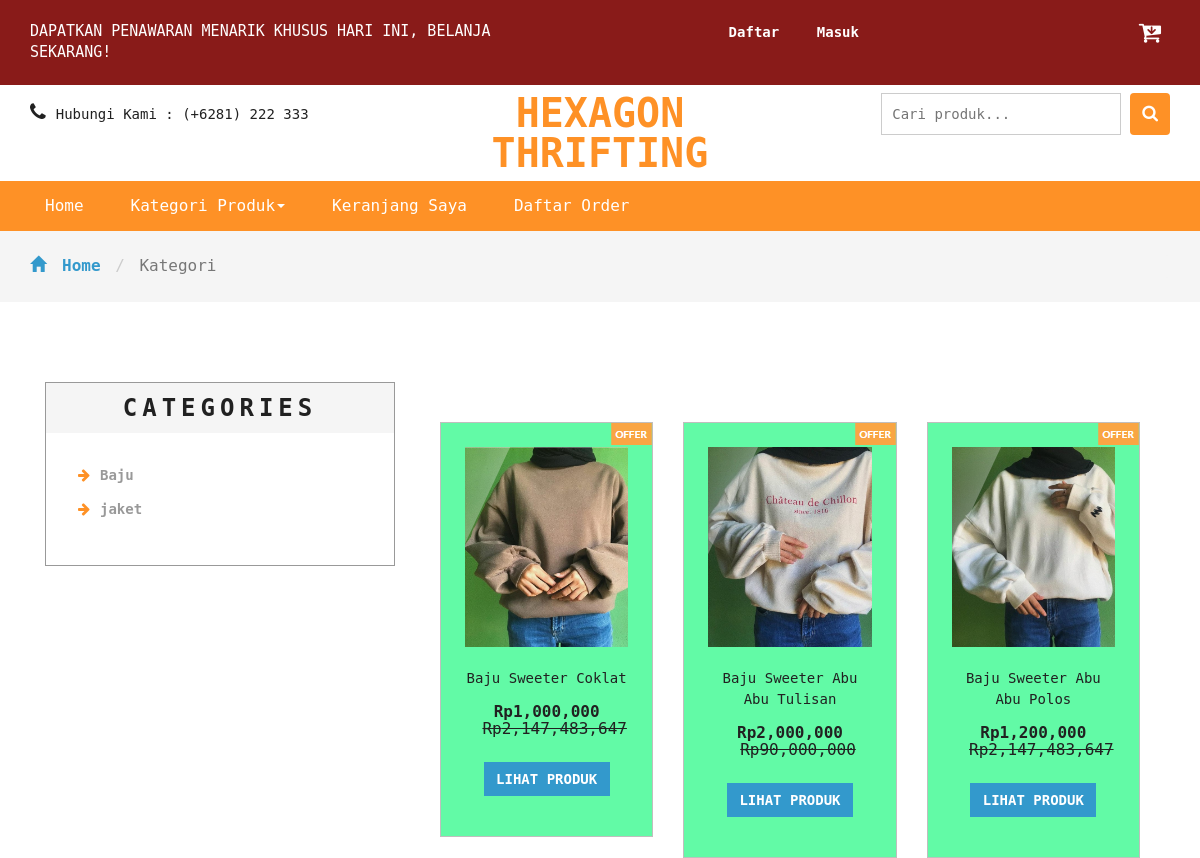
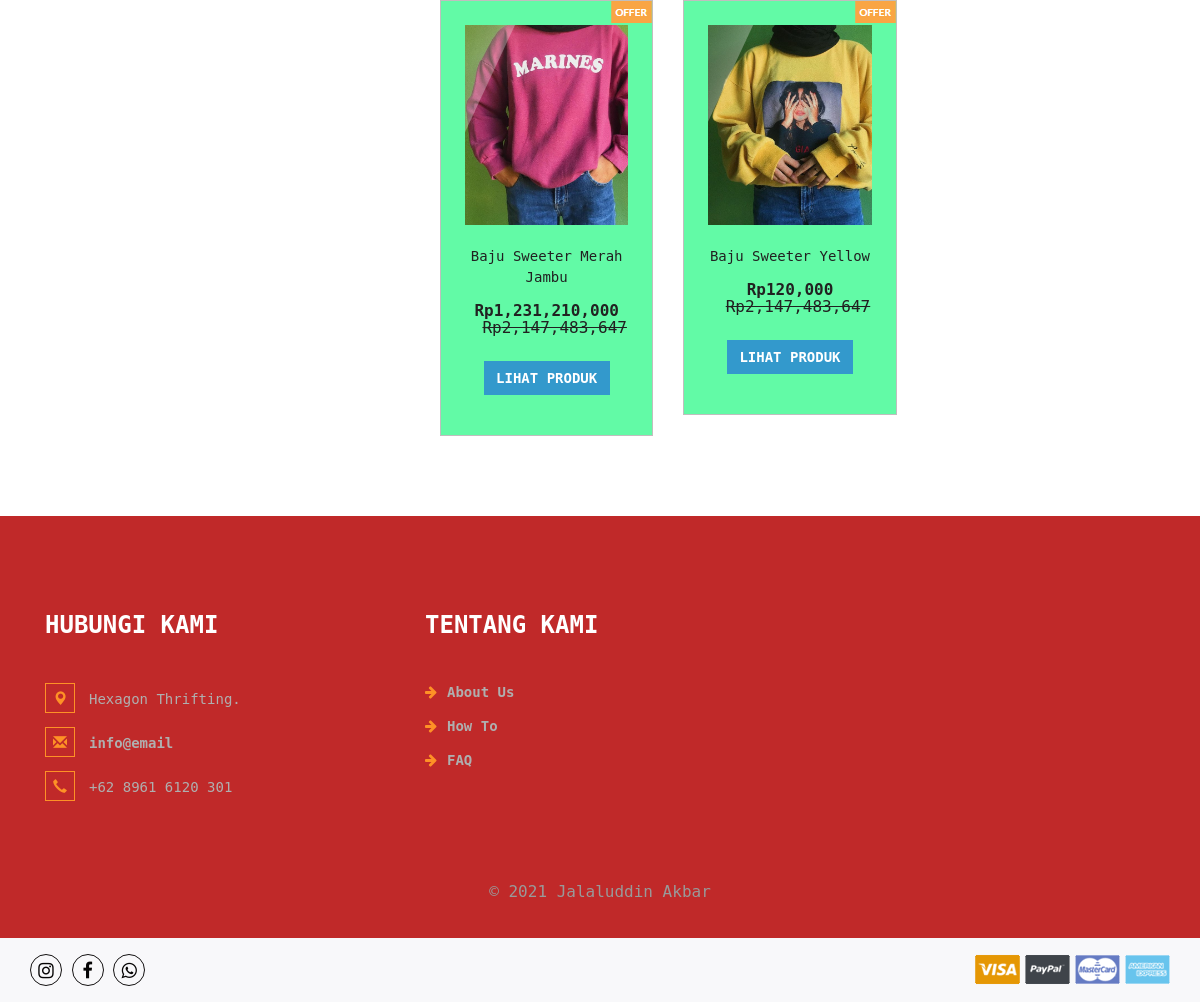
Screenshot of /search.php with the database file from the repository (2 pictures, top to bottom).
### tables this page shows
CREATE TABLE `kategori` (
  `idkategori` int(11) NOT NULL,
  `namakategori` varchar(20) NOT NULL,
  `tgldibuat` timestamp NOT NULL DEFAULT current_timestamp()
);

CREATE TABLE `produk` (
  `idproduk` int(11) NOT NULL,
  `idkategori` int(11) NOT NULL,
  `namaproduk` varchar(30) NOT NULL,
  `gambar` varchar(100) NOT NULL,
  `deskripsi` varchar(200) NOT NULL,
  `rate` int(11) NOT NULL,
  `hargabefore` int(11) NOT NULL,
  `hargaafter` int(11) NOT NULL,
  `tgldibuat` timestamp NOT NULL DEFAULT current_timestamp()
);

### search.php (the view, shortened to what this page needs)
<?php
include 'dbconnect.php';
$s = $_POST['Search'];
?>
<!DOCTYPE html>
<html>
<head>
<link href="css/bootstrap.css" rel="stylesheet" type="text/css" media="all" />
<link href="css/style.css" rel="stylesheet" type="text/css" media="all" />
<link href="css/font-awesome.css" rel="stylesheet">
</head>
<body>
	<div class="agileits_header">
		<div class="container">
			<div class="w3l_offers">
				<p>DAPATKAN PENAWARAN MENARIK KHUSUS HARI INI, BELANJA SEKARANG!</p>
			</div>
			<div class="agile-login">
				<ul>
				<?php
				if(!isset($_SESSION['log'])){
					echo '
					<li><a href="registered.php"> Daftar</a></li>
					<li><a href="login.php">Masuk</a></li>
					';
				}
				?>
				</ul>
			</div>
			<div class="product_list_header">
					<a href="cart.php"><button class="w3view-cart" type="submit" name="submit" value=""><i class="fa fa-cart-arrow-down" aria-hidden="true"></i></button>
					 </a>
			</div>
			<div class="clearfix"> </div>
		</div>
	</div>
	<div class="logo_products">
		<div class="container">
		<div class="w3ls_logo_products_left1">
				<ul class="phone_email">
					<li><i class="fa fa-phone" aria-hidden="true"></i>Hubungi Kami : (+6281) 222 333</li>
				</ul>
			</div>
			<div class="w3ls_logo_products_left">
				<h1><a href="index.php">Hexagon Thrifting</a></h1>
			</div>
		<div class="w3l_search">
			<form action="search.php" method="post">
				<input type="search" name="Search" placeholder="Cari produk...">
				<button type="submit" class="btn btn-default search" aria-label="Left Align">
					<i class="fa fa-search" aria-hidden="true"> </i>
				</button>
			</form>
		</div>
			<div class="clearfix"> </div>
		</div>
	</div>
	<div class="navigation-agileits">
		<div class="container">
			<nav class="navbar navbar-default">
							<div class="collapse navbar-collapse" id="bs-megadropdown-tabs">
								<ul class="nav navbar-nav">
									<li class="active"><a href="index.php" class="act">Home</a></li>
									<li class="dropdown">
										<a href="#" class="dropdown-toggle" data-toggle="dropdown">Kategori Produk<b class="caret"></b></a>
									</li>
									<li><a href="cart.php">Keranjang Saya</a></li>
									<li><a href="konfirmasi.php">Daftar Order</a></li>
								</ul>
							</div>
							</nav>
			</div>
		</div>
	<div class="breadcrumbs">
		<div class="container">
			<ol class="breadcrumb breadcrumb1 animated wow slideInLeft" data-wow-delay=".5s">
				<li><a href="index.php"><span class="glyphicon glyphicon-home" aria-hidden="true"></span>Home</a></li>
				<li class="active">Kategori</li>
			</ol>
		</div>
	</div>
	<div class="products">
		<div class="container">
			<div class="col-md-4 products-left">
				<div class="categories">
					<h2>Categories</h2>
					<ul class="cate">
						<?php
														$kat=mysqli_query($conn,"SELECT * from kategori order by idkategori ASC");
														while($p=mysqli_fetch_array($kat)){
															?>
														<li><a href="kategori.php?idkategori=<?php echo $p['idkategori'] ?>"><i class="fa fa-arrow-right" aria-hidden="true"></i><?php echo $p['namakategori'] ?></a></li>
														<?php
																	}
														?>
					</ul>
				</div>
			</div>
			<div class="col-md-8 products-right">
				<div class="agile_top_brands_grids">
				<?php
					$brgs=mysqli_query($conn,"SELECT * from produk where namaproduk like '%$s%' or deskripsi like '%$s%' order by idproduk ASC");
					$x = mysqli_num_rows($brgs);
					if($x>0){
					while($p=mysqli_fetch_array($brgs)){
					?>
						<div class="col-md-4 top_brand_left">
						<div class="hover14 column">
							<div class="agile_top_brand_left_grid">
								<div class="agile_top_brand_left_grid_pos">
									<img src="images/offer.png" alt=" " class="img-responsive" />
								</div>
								<div class="agile_top_brand_left_grid1">
									<figure>
										<div class="snipcart-item block">
											<div class="snipcart-thumb">
												<a href="product.php?idproduk=<?php echo $p['idproduk'] ?>"><img src="<?php echo $p['gambar']?>" width="200px" height="200px"></a>
												<p><?php echo $p['namaproduk'] ?></p>
												<h4>Rp<?php echo number_format($p['hargaafter']) ?> <span>Rp<?php echo number_format($p['hargabefore']) ?></span></h4>
											</div>
											<div class="snipcart-details top_brand_home_details">
												<fieldset>
													<a href="product.php?idproduk=<?php echo $p['idproduk'] ?>"><input type="submit" class="button" value="Lihat Produk" /></a>
												</fieldset>
											</div>
										</div>
									</figure>
								</div>
							</div>
						</div>
					</div>
						<?php
							}
					} else {
						echo "Data tidak ditemukan, coba kata kunci lainnya";
					}
						?>
						<div class="clearfix"> </div>
				</div>
			</div>
			<div class="clearfix"> </div>
		</div>
	</div>
<div class="footer">
		<div class="container">
			<div class="w3_footer_grids">
				<div class="col-md-4 w3_footer_grid">
					<h3>Hubungi Kami</h3>
					<ul class="address">
						<li><i class="glyphicon glyphicon-map-marker" aria-hidden="true"></i>Hexagon Thrifting.</li>
						<li><i class="glyphicon glyphicon-envelope" aria-hidden="true"></i><a href="satuaja.thrift@email">info@email</a></li>
						<li><i class="glyphicon glyphicon-earphone" aria-hidden="true"></i>+62 8961 6120 301</li>
					</ul>
				</div>
				<div class="col-md-3 w3_footer_grid">
					<h3>Tentang Kami</h3>
					<ul class="info">
						<li><i class="fa fa-arrow-right" aria-hidden="true"></i><a href="about.html">About Us</a></li>
						<li><i class="fa fa-arrow-right" aria-hidden="true"></i><a href="about.html">How To</a></li>
						<li><i class="fa fa-arrow-right" aria-hidden="true"></i><a href="about.html">FAQ</a></li>
					</ul>
				</div>
				<div class="clearfix"> </div>
			</div>
		</div>
		<div class="footer-copy">
			<div class="container">
				<p>© 2021 Jalaluddin Akbar</p>
			</div>
		</div>
	</div>
	<div class="footer-botm">
			<div class="container">
				<div class="w3layouts-foot">
					<ul>
						<li><a href="http://instagram.com/satuaja.thrift/"><i class="fa fa-instagram" aria-hidden="true"></i></a></li>
						<li><a href="http://facebook.com/satuaja.thrift/"><i class="fa fa-facebook" aria-hidden="true"></i></a></li>
						<li><a href="http://wa.me/089616120301/"><i class="fa fa-whatsapp" aria-hidden="true"></i></a></li>
					</ul>
				</div>
				<div class="payment-w3ls">
					<img src="images/card.png" alt=" " class="img-responsive">
				</div>
				<div class="clearfix"> </div>
			</div>
		</div>
<link href="css/skdslider.css" rel="stylesheet">
</body>
</html>

### rows the page displays
kategori: namakategori "Baju"
kategori: namakategori "jaket"
produk: gambar (picture), namaproduk "Baju Sweeter Coklat", hargaafter "1,000,000", hargabefore "2,147,483,647"
produk: gambar (picture), namaproduk "Baju Sweeter Abu Abu Tulisan", hargaafter "2,000,000", hargabefore "90,000,000"
produk: gambar (picture), namaproduk "Baju Sweeter Abu Abu Polos", hargaafter "1,200,000", hargabefore "2,147,483,647"
produk: gambar (picture), namaproduk "Baju Sweeter Merah Jambu", hargaafter "1,231,210,000", hargabefore "2,147,483,647"
produk: gambar (picture), namaproduk "Baju Sweeter Yellow", hargaafter "120,000", hargabefore "2,147,483,647"
